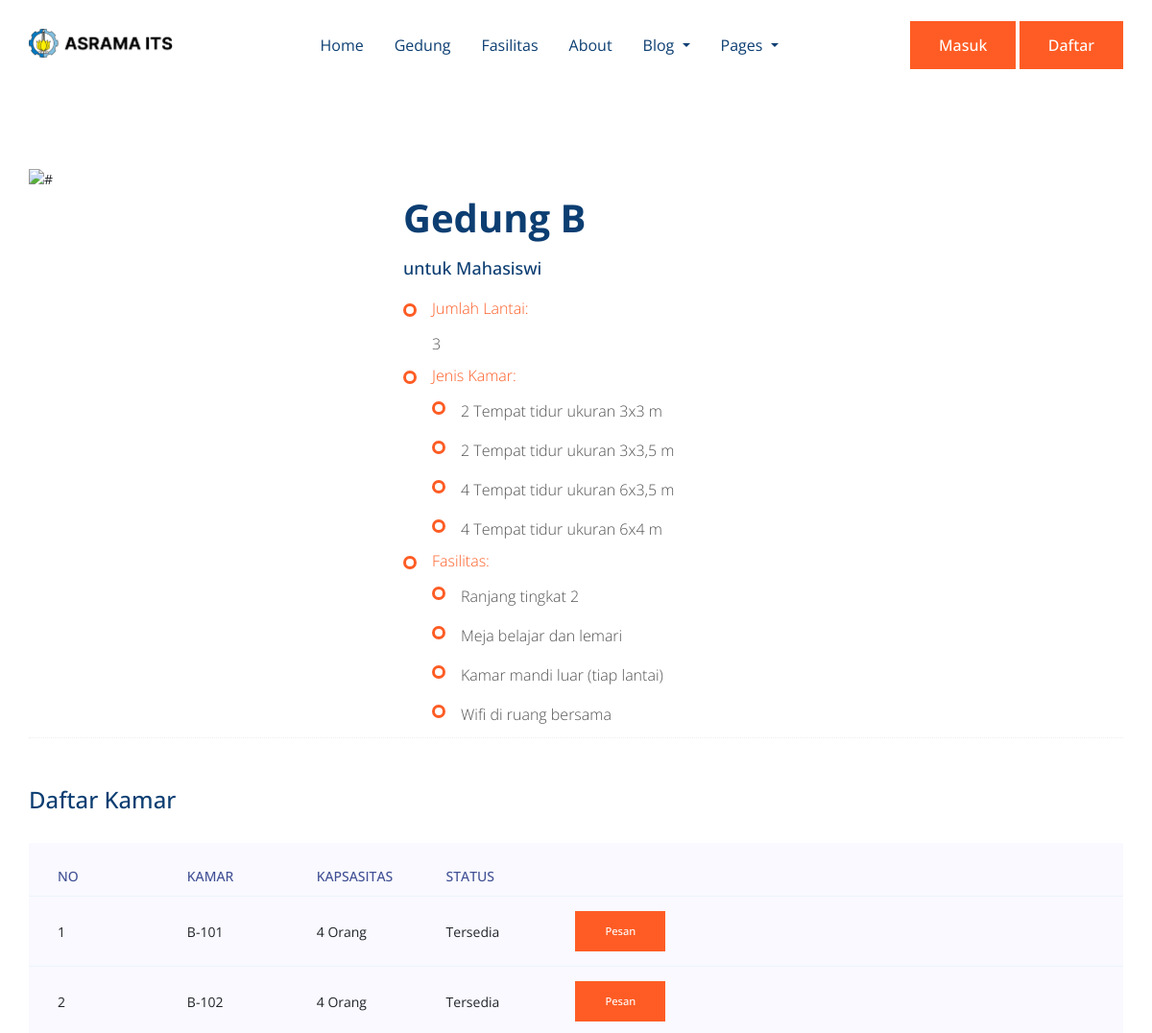
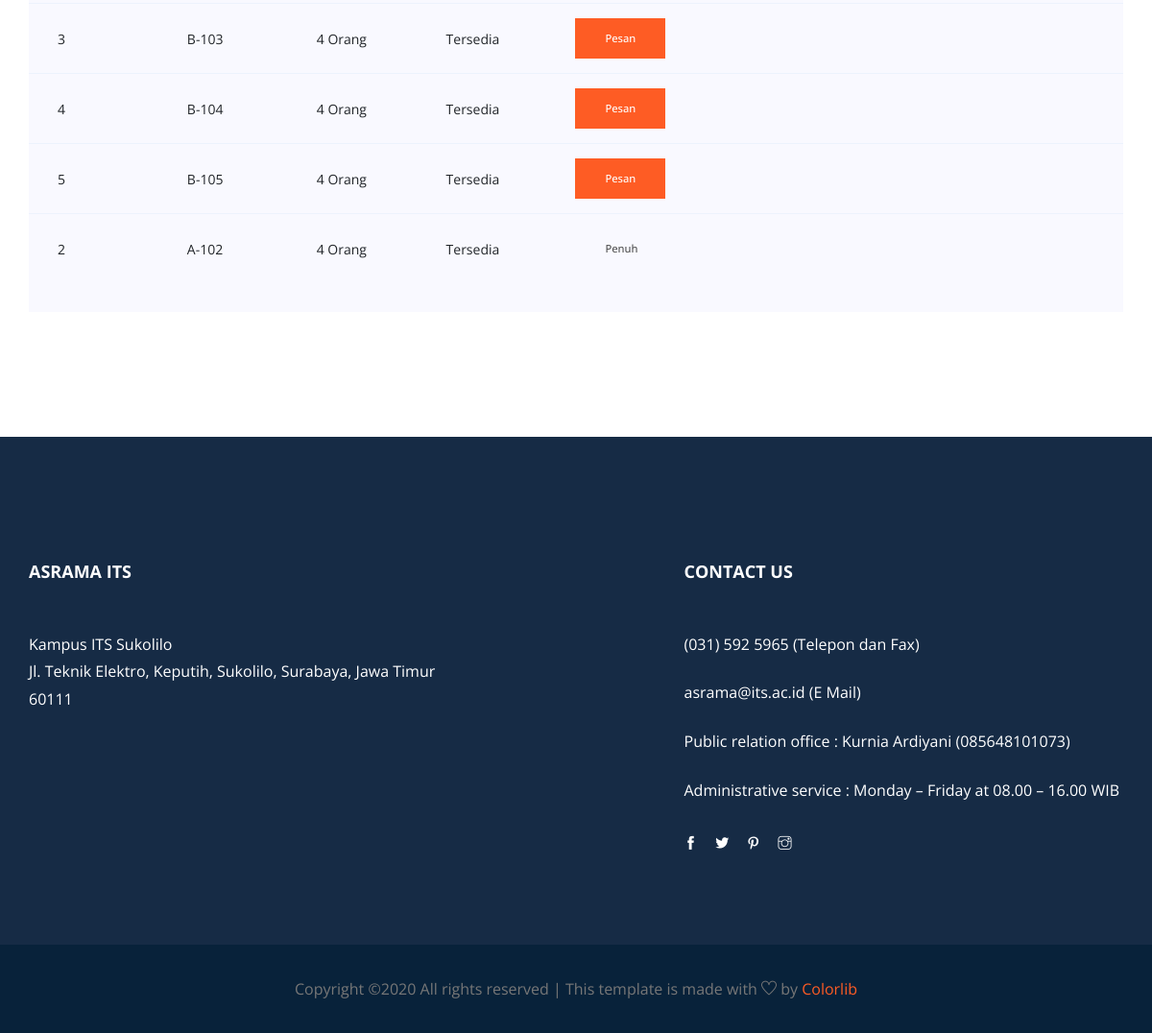
The page /gedung/gedung_a.php?id_gedung=2 on the database its author committed (2 pictures, top to bottom).
### tables this page shows
CREATE TABLE `gedung` (
  `id_gedung` int(4) AUTO_INCREMENT NOT NULL, 
  `nama` varchar(20) DEFAULT NULL,
  `penghuni` varchar(12) DEFAULT NULL,
  `lantai` int(2) DEFAULT NULL,
  `kapasitas` int(3) NOT NULL,
  `fasilitas` int(2) NOT NULL,
  PRIMARY KEY (`id_gedung`),
  CONSTRAINT `FK_gedung_fasilitas` FOREIGN KEY (`fasilitas`) REFERENCES `fasilitas` (`id_fasilitas`) ON DELETE CASCADE
);

CREATE TABLE `fasilitas` (
  `id_fasilitas` int(4) AUTO_INCREMENT NOT NULL, 
  `jenis` varchar(40) DEFAULT NULL,
  PRIMARY KEY (`id_fasilitas`)
);

CREATE TABLE `kamar` (
  `id_kamar` int(4) AUTO_INCREMENT NOT NULL, 
  `id_gedung` int(4) NOT NULL, 
  `id_jenis_kamar` int(4) NOT NULL, 
  `nama` varchar(20) DEFAULT NULL,
  `kapasitas` int(3) DEFAULT NULL,
  `harga` int(7) DEFAULT NULL,
  PRIMARY KEY (`id_kamar`),
  CONSTRAINT `FK_kamar_gedung` FOREIGN KEY (`id_gedung`) REFERENCES `gedung` (`id_gedung`) ON DELETE CASCADE,
  CONSTRAINT `FK_kamar_jenis` FOREIGN KEY (`id_jenis_kamar`) REFERENCES `jenis_kamar` (`id_jenis_kamar`) ON DELETE CASCADE
);

### gedung/gedung_a.php (the view, shortened to what this page needs)
<?php
    include 'header.php';
    include 'navbar.php';
    $id = $_GET['id_gedung'];
    $sql_gedung = "SELECT * FROM gedung LEFT JOIN fasilitas ON gedung.fasilitas = fasilitas.id_fasilitas WHERE id_gedung = $id";
    $sql_kamar = "SELECT * FROM kamar WHERE id_gedung = $id";
    $rows_gedung = mysqli_query($conn, $sql_gedung);
    $rows_kamar = mysqli_query($conn, $sql_kamar);
    $i = 0;
?>
    <section class="about_us section_padding">
        <div class="container">
            <div class="row ">
                <div class="col-lg-4">
                    <div class="about_img">
                        <img src="/pweb/img/ind/gedung_asrama2.jpg" alt="#">
                    </div>
                </div>
                <div class="col-lg-8">
                    <div class="about_text">
                        <?php foreach ($rows_gedung as $row) : ?>
                        <h2>Gedung <?=  $row['nama'] ?></h2>
                        <h4>untuk <?=  $row['penghuni'] ?></h4>
                        <ul class="unordered-list">
                            <li class="list-biasa">
                                <h5>Jumlah Lantai: </h5>
                                <p><?=  $row['lantai'] ?></p>
                            </li>
                            <li class="list-biasa">
                                <h5>Jenis Kamar: </h5>
                                <ul class="unordered-list">
                                    <li>
                                        <p>2 Tempat tidur ukuran 3x3 m</p>
                                    </li>
                                    <li>
                                        <p>2 Tempat tidur ukuran 3x3,5 m</p>
                                    </li>
                                    <li>
                                        <p>4 Tempat tidur ukuran 6x3,5 m</p>
                                    </li>
                                    <li>
                                        <p>4 Tempat tidur ukuran 6x4 m</p>
                                    </li>
                                </ul>
                            </li>
                            <li class="list-biasa">
                                <h5>Fasilitas: </h5>
                                <ul class="unordered-list">
                                    <li><p>Ranjang tingkat 2</p></li>
                                    <li><p>Meja belajar dan lemari</p></li>
                                    <li><p><?=  $row['jenis'] ?></p></li>
                                    <li><p>Wifi di ruang bersama</p></li>
                                </ul>
                            </li>
                        </ul>
                    <?php endforeach;?>
                    </div>
                </div>
            </div>
            <div class="section-top-border">
				<h3 class="mb-30">Daftar Kamar</h3>
				<div class="progress-table-wrap">
                    <div class="progress-table">
                        <div class="table-head">
                            <div class="serial">No</div>
							<div class="serial">Kamar</div>
							<div class="serial">Kapsasitas</div>
							<div class="serial">Status</div>
							<div class="serial"></div>
                        </div>
                        <?php foreach ($rows_kamar as $row) : ?>
						<div class="table-row">
							<div class="serial"><?= ++$i ?></div>
							<div class="serial"><?=  $row['nama'] ?></div>
							<div class="serial"><?=  $row['kapasitas'] ?> Orang</div>
							<div class="serial">Tersedia</div>
							<div class="serial"><a class="genric-btn primary" href="/pweb/pesan.php?id_kamar=<?php echo $row['id_kamar']?>">Pesan</a></div>
						</div>
                        <?php endforeach;?>
						<div class="table-row">
							<div class="serial">2</div>
							<div class="serial">A-102</div>
							<div class="serial">4 Orang</div>
							<div class="serial">Tersedia</div>
							<div class="serial"><p class="genric-btn disable">Penuh</p></div>
						</div>
					</div>
                </div>
			</div>
        </div>
    </section>
<?php
    include 'footer.php';
?>

### rows shown on the page
gedung: nama "B", penghuni "Mahasiswi", lantai "3", fasilitas.jenis "Kamar mandi luar (tiap lantai)"
kamar: nama "B-101", kapasitas "4"
kamar: nama "B-102", kapasitas "4"
kamar: nama "B-103", kapasitas "4"
kamar: nama "B-104", kapasitas "4"
kamar: nama "B-105", kapasitas "4"
